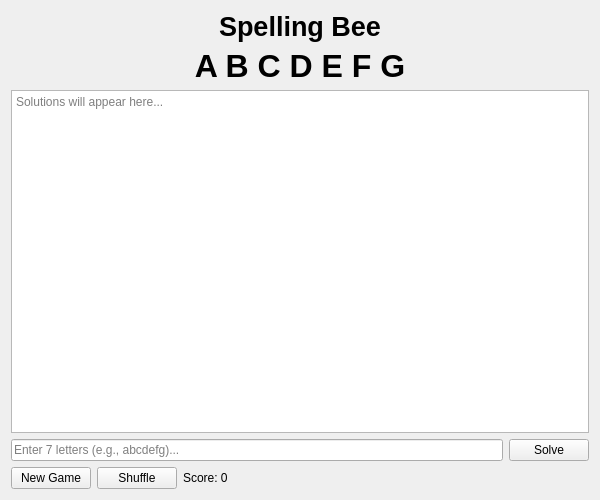
<?xml version="1.0" encoding="UTF-8"?>
<ui version="4.0">
 <class>SpellingBeeWidget</class>
 <widget class="QWidget" name="SpellingBeeWidget">
  <property name="geometry">
   <rect>
    <x>0</x>
    <y>0</y>
    <width>600</width>
    <height>500</height>
   </rect>
  </property>
  <property name="windowTitle">
   <string>Spelling Bee</string>
  </property>
  <layout class="QVBoxLayout" name="verticalLayout">
   <item>
    <widget class="QLabel" name="titleLabel">
     <property name="font">
      <font>
       <pointsize>20</pointsize>
       <weight>75</weight>
       <bold>true</bold>
      </font>
     </property>
     <property name="text">
      <string>Spelling Bee</string>
     </property>
     <property name="alignment">
      <set>Qt::AlignCenter</set>
     </property>
    </widget>
   </item>
   <item>
    <widget class="QLabel" name="lettersLabel">
     <property name="font">
      <font>
       <pointsize>24</pointsize>
       <weight>75</weight>
       <bold>true</bold>
      </font>
     </property>
     <property name="text">
      <string>A B C D E F G</string>
     </property>
     <property name="alignment">
      <set>Qt::AlignCenter</set>
     </property>
    </widget>
   </item>
   <item>
    <widget class="QTextEdit" name="outputArea">
     <property name="readOnly">
      <bool>true</bool>
     </property>
     <property name="placeholderText">
      <string>Solutions will appear here...</string>
     </property>
    </widget>
   </item>
   <item>
    <layout class="QHBoxLayout" name="inputLayout">
     <item>
      <widget class="QLineEdit" name="inputField">
       <property name="placeholderText">
        <string>Enter 7 letters (e.g., abcdefg)...</string>
       </property>
      </widget>
     </item>
     <item>
      <widget class="QPushButton" name="submitBtn">
       <property name="text">
        <string>Solve</string>
       </property>
      </widget>
     </item>
    </layout>
   </item>
   <item>
    <layout class="QHBoxLayout" name="controlLayout">
     <item>
      <widget class="QPushButton" name="newGameBtn">
       <property name="text">
        <string>New Game</string>
       </property>
      </widget>
     </item>
     <item>
      <widget class="QPushButton" name="shuffleBtn">
       <property name="text">
        <string>Shuffle</string>
       </property>
      </widget>
     </item>
     <item>
      <widget class="QLabel" name="scoreLabel">
       <property name="text">
        <string>Score: 0</string>
       </property>
      </widget>
     </item>
     <item>
      <spacer name="horizontalSpacer">
       <property name="orientation">
        <enum>Qt::Horizontal</enum>
       </property>
       <property name="sizeHint" stdset="0">
        <size>
         <width>40</width>
         <height>20</height>
        </size>
       </property>
      </spacer>
     </item>
    </layout>
   </item>
  </layout>
 </widget>
 <resources/>
 <connections/>
</ui>
